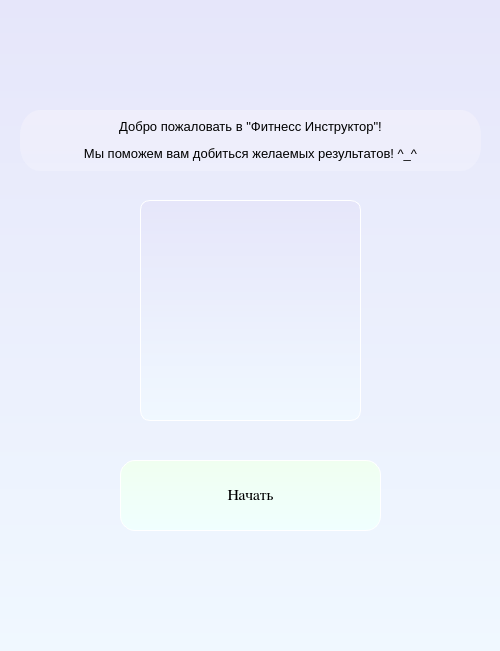
<?xml version="1.0" encoding="UTF-8"?>
<ui version="4.0">
 <class>FitnessInctructor</class>
 <widget class="QMainWindow" name="FitnessInctructor">
  <property name="geometry">
   <rect>
    <x>0</x>
    <y>0</y>
    <width>500</width>
    <height>651</height>
   </rect>
  </property>
  <property name="windowTitle">
   <string>FitnessInctructor</string>
  </property>
  <property name="styleSheet">
   <string notr="true">background-color: qlineargradient(x1:0, y1:0, x2:0, y2:1, stop:0 #E6E6FA, stop:1 #F0F8FF);</string>
  </property>
  <widget class="QWidget" name="centralwidget">
   <widget class="QPushButton" name="pushButton">
    <property name="geometry">
     <rect>
      <x>120</x>
      <y>460</y>
      <width>261</width>
      <height>71</height>
     </rect>
    </property>
    <property name="font">
     <font>
      <family>Cambria Math</family>
      <pointsize>12</pointsize>
      <weight>50</weight>
      <italic>false</italic>
      <bold>false</bold>
     </font>
    </property>
    <property name="mouseTracking">
     <bool>false</bool>
    </property>
    <property name="styleSheet">
     <string notr="true">QPushButton {background-color: qlineargradient(x1:0, y1:0, x2:0, y2:1, stop:0 #F0FFF0, stop:1 #F0FFFF); border: 1px solid white; border-radius: 15px}
QPushButton:hover { background-color: #F8F8FF }
QPushButton:pressed { background-color: qlineargradient(x1:0, y1:0, x2:0, y2:1, stop:0 #F8F8FF, stop:1 #F0FFFF)}
</string>
    </property>
    <property name="text">
     <string>Начать</string>
    </property>
   </widget>
   <widget class="QLabel" name="label">
    <property name="geometry">
     <rect>
      <x>20</x>
      <y>110</y>
      <width>461</width>
      <height>61</height>
     </rect>
    </property>
    <property name="styleSheet">
     <string notr="true">QLabel { background-color: qlineargradient(x1:0, y1:0, x2:0, y2:1, stop:0 rgba(255, 250, 250, 0.3), stop:1 rgba(248, 248, 255, 0.3)); border-radius: 20px solid white}</string>
    </property>
    <property name="text">
     <string>&lt;html&gt;&lt;head/&gt;&lt;body&gt;&lt;p align=&quot;center&quot;&gt;&lt;span style=&quot; font-size:10pt;&quot;&gt;Добро пожаловать в &amp;quot;Фитнесс Инструктор&amp;quot;!&lt;/span&gt;&lt;/p&gt;&lt;p align=&quot;center&quot;&gt;&lt;span style=&quot; font-size:10pt;&quot;&gt;Мы поможем вам добиться желаемых результатов! ^_^&lt;/span&gt;&lt;/p&gt;&lt;/body&gt;&lt;/html&gt;</string>
    </property>
   </widget>
   <widget class="QLabel" name="startImg">
    <property name="geometry">
     <rect>
      <x>140</x>
      <y>200</y>
      <width>221</width>
      <height>221</height>
     </rect>
    </property>
    <property name="styleSheet">
     <string notr="true">border: 0.5px solid white; border-radius: 10px</string>
    </property>
    <property name="text">
     <string/>
    </property>
   </widget>
  </widget>
 </widget>
 <resources/>
 <connections/>
</ui>
